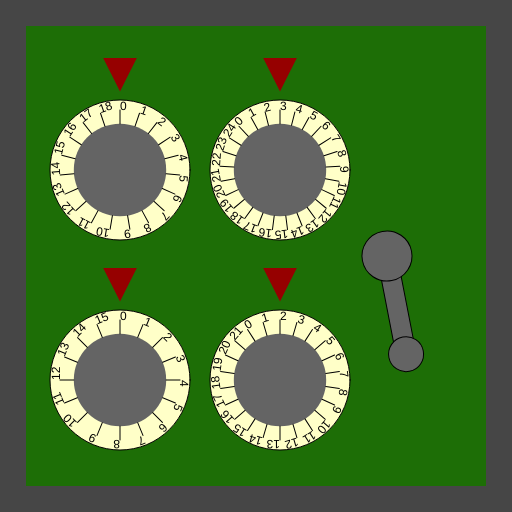
Frame 1 (no input)
Frame 60 (no input): identical to frame 1, image omitted
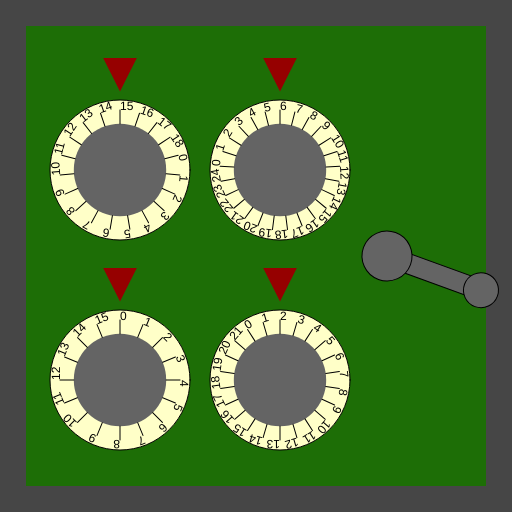
Frame 120 (the mouse pressed at the canvas centre since frame 60)

The p5.js sketch that drew these frames (run headless with seeded random() and noise() and a simulated clock; from frame 60 on, the mouse is pressed at the canvas centre):

// p5.js sketch
// ── sketch.js
/*

Case 303 - The Case of the Crooked Attorney
Stage 3 - The Gates Bank

I’ve made an appointment for you at the Gates Bank to retrieve your safe deposit box from the vault.
Actually you will break into Torvalds’ one.

Crack the safe by doing the following:

	When the mouse button is pressed:
	- Make ClassifiedVaultVal_0 equal to the value of mouseX
	- Use the 'min' function to prevent ClassifiedVaultVal_0 from going above 15

	Whilst the mouse is being dragged:
	- Decrement ClassifiedVaultVal_1 by 1
	- Use the 'max' function to prevent ClassifiedVaultVal_1 from falling below 1

	Whilst the mouse is moving:
	- Make ClassifiedVaultVal_2 equal to the value of mouseY
	- Use the 'max' function to prevent ClassifiedVaultVal_2 from falling below 3

	Whilst the mouse is moving:
	- Decrement ClassifiedVaultVal_3 by 3
	- Use the 'constrain' function to prevent ClassifiedVaultVal_3 from falling below 2 and going above 16

	Whilst the mouse is moving:
	- Make ClassifiedVaultVal_4 equal to the value of mouseY
	- Use the 'constrain' function to prevent ClassifiedVaultVal_4 from falling below 11 and going above 70



This time you'll need to create the relevant event handlers yourself.

There are many possible ways of investigating this case, but you
should use ONLY the following commands:

	- The assignment operator aka. the equals sign !
	- mouseX, mouseY
	- Incrementing +=
	- Decrementing -=
	- min, max
	- constrain

*/

//declare the variables

var ClassifiedVaultVal_0;
var ClassifiedVaultVal_1;
var ClassifiedVaultVal_2;
var ClassifiedVaultVal_3;
var ClassifiedVaultVal_4;

function preload() {
  //IMAGES WILL BE LOADED HERE
}

function setup() {
  createCanvas(512, 512);

  //initialise the variables
  ClassifiedVaultVal_0 = 0;
  ClassifiedVaultVal_1 = 0;
  ClassifiedVaultVal_2 = 0;
  ClassifiedVaultVal_3 = 0;
  ClassifiedVaultVal_4 = 0;
}

///////////////////EVENT HANDLERS///////////////////

//Create event handlers here to open the safe ...

function mousePressed() {
  ClassifiedVaultVal_0 = min(mouseX, 15);
}

function mouseDragged() {
  ClassifiedVaultVal_1 = max(ClassifiedVaultVal_1 - 1, 1);
}

function mouseMoved() {
  ClassifiedVaultVal_2 = max(mouseY, 3);
  ClassifiedVaultVal_3 = constrain(ClassifiedVaultVal_3 - 3, 2, 16);
  ClassifiedVaultVal_4 = constrain(mouseY, 11, 70);
}

///////////////DO NOT CHANGE CODE BELOW THIS POINT///////////////////

function draw() {
  //Draw the safe door
  background(70);
  noStroke();
  fill(29, 110, 6);
  rect(26, 26, width - 52, width - 52);

  //Draw the combination dials
  push();
  translate(120, 170);
  drawDial(140, ClassifiedVaultVal_0, 19);
  pop();

  push();
  translate(120, 380);
  drawDial(140, ClassifiedVaultVal_1, 16);
  pop();

  push();
  translate(280, 170);
  drawDial(140, ClassifiedVaultVal_2, 25);
  pop();

  push();
  translate(280, 380);
  drawDial(140, ClassifiedVaultVal_3, 22);
  pop();

  //Draw the lever
  push();
  translate(width - 125, 256);
  drawLever(ClassifiedVaultVal_4);
  pop();
}

function drawDial(diameter, num, maxNum) {
  //the combination lock

  var r = diameter * 0.5;
  var p = r * 0.6;

  stroke(0);
  fill(255, 255, 200);
  ellipse(0, 0, diameter, diameter);
  fill(100);
  noStroke();
  ellipse(0, 0, diameter * 0.66, diameter * 0.66);
  fill(150, 0, 0);
  triangle(-p * 0.4, -r - p, p * 0.4, -r - p, 0, -r - p / 5);

  noStroke();

  push();
  var inc = 360 / maxNum;

  rotate(radians(-num * inc));
  for (var i = 0; i < maxNum; i++) {
    push();
    rotate(radians(i * inc));
    stroke(0);
    line(0, -r * 0.66, 0, -(r - 10));
    noStroke();
    fill(0);
    text(i, 0, -(r - 10));
    pop();
  }

  pop();
}

function drawLever(rot) {
  push();
  rotate(radians(-rot));
  stroke(0);
  fill(100);
  rect(-10, 0, 20, 100);
  ellipse(0, 0, 50, 50);
  ellipse(0, 100, 35, 35);
  pop();
}
